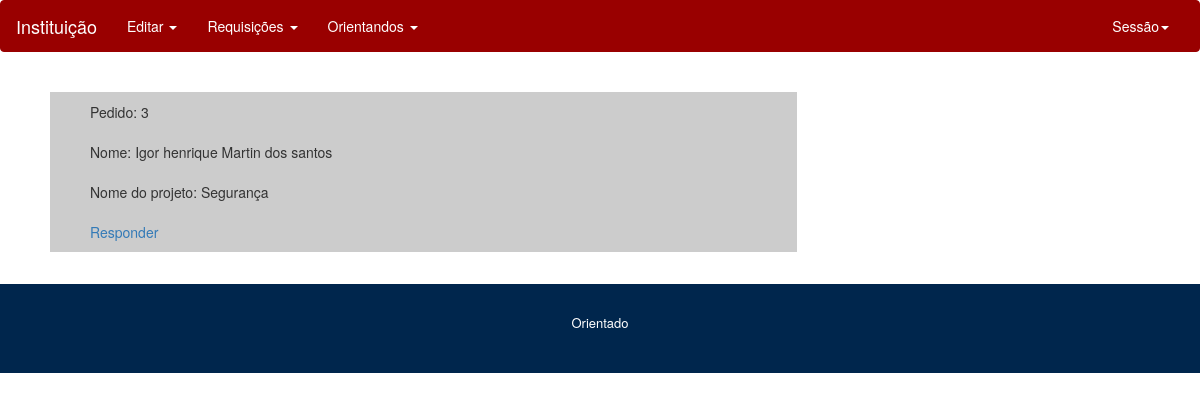
The app's page /pag_docentes/home.php?link=crud/listarpedidos.php&op=r (signed in) with its own data.
### tables this page shows
CREATE TABLE IF NOT EXISTS `vinculos` (
  `id` int(11) NOT NULL AUTO_INCREMENT,
  `alunos_ra` varchar(15) DEFAULT NULL,
  `data` date DEFAULT NULL,
  `status` tinyint(1) DEFAULT NULL,
  `resposta` varchar(2000) DEFAULT NULL,
  `idpedido` int(11) NOT NULL,
  PRIMARY KEY (`id`),
  KEY `fk_vinculos_pedido1_idx` (`idpedido`)
);

CREATE TABLE IF NOT EXISTS `pedido` (
  `idpedido` int(11) NOT NULL AUTO_INCREMENT,
  `ra` varchar(45) DEFAULT NULL,
  `nome` varchar(70) DEFAULT NULL,
  `data` date DEFAULT NULL,
  `nomeprojeto` varchar(120) DEFAULT NULL,
  `mensagem` varchar(2000) DEFAULT NULL,
  `doc` varchar(100) DEFAULT NULL,
  `users_id` int(11) NOT NULL,
  `email` varchar(100) DEFAULT NULL,
  `status` int(11) DEFAULT NULL,
  PRIMARY KEY (`idpedido`),
  KEY `fk_pedido_users1_idx` (`users_id`)
);

### DAO/PedidoDAO.php (called while the page is built, shortened)
<?php
Class PedidoDAO{
     public function listapedidos($status,$iddocente){
        $conn = Conexao::getconexao();
        $i = 0;
        try {
                if($status == "p"){
                     $sql  = "select * from pedido where status = 0 and users_id = '$iddocente'";
                }  else {
                    if($status == "r"){
                        $sql  = "select *, v.status as vstatus, p.status as pstatus from pedido p, vinculos v where p.idpedido = v.idpedido and v.status = false and p.users_id = '$iddocente'";
                    }else{
                        $sql  = "select * from pedido p, vinculos v where p.idpedido = v.idpedido and v.status = true and p.users_id = '$iddocente'";
                    }
                }
                $stmt = $conn->query($sql);
                $lista = array();
                $query = $stmt->fetchAll(PDO::FETCH_ASSOC);
                foreach($query as $dados){
                    $pedido = new Pedido();
                    $alu = new Aluno();
                    $alu->setEmail($dados['email']);
                    $alu->setNome($dados['nome']);
                    $alu->setRa($dados['ra']);
                    $doc = new Docente();
                    $doc->setId($dados['users_id']);
                    $pedido->setIdpedido($dados['idpedido']);
                    $pedido->setFile($dados['doc']);
                    $pedido->setAluno($alu);
                    $pedido->setDocente($doc);
                    $pedido->setData($dados['data']);
                    $pedido->setMensagem($dados['mensagem']);
                    $pedido->setNomeProjeto($dados['nomeprojeto']);
                    $lista[$i++] = $pedido;
                }
               if($stmt->rowCount() > 0){
                    return $lista;
                }else{
                    return false;
                }
        }  catch (Exception $e){
            echo $e->getMessage();
            return false;
        }
    }
}

### controlador/Contr_Pedido.php (called while the page is built, shortened)
<?php
include_once '/classe/Pedido.php';
include_once '/classe/Aluno.php';
include_once '/DAO/PedidoDAO.php';
include_once '../classe/Pedido.php';
include_once '../classe/Aluno.php';
include_once '../DAO/PedidoDAO.php';
Class Contr_Pedido{
    private $PedidoDAO;
    private $listaPedidos;
    public function __construct() {
        $this->PedidoDAO = new PedidoDAO();
    }
    function getListaPedidos() {
        return $this->listaPedidos;
    }
    function  listarpedidos($status,$idpedido){
       $this->listaPedidos = $this->PedidoDAO->listapedidos($status,$idpedido);
       if($this->listaPedidos != false){
           return true;
       }else{
           return false;
       }
    }
}

### classe/Pedido.php (called while the page is built, shortened)
<?php
Class Pedido{
    private $idpedido;
    private $nomeProjeto;
    private $aluno;
    function __construct() {
        $this->aluno = new Aluno();
    }
    function getIdpedido() {
        return $this->idpedido;
    }
    function setIdpedido($idpedido) {
        $this->idpedido = $idpedido;
    }
    function getNomeProjeto() {
        return $this->nomeProjeto;
    }
    function getAluno() {
        return $this->aluno;
    }
    function setNomeProjeto($nomeProjeto) {
        $this->nomeProjeto = $nomeProjeto;
    }
    function setAluno($aluno) {
        $this->aluno = $aluno;
    }
}
?>

### classe/Aluno.php (called while the page is built, shortened)
<?php
Class Aluno {
    private $nome;
    function getNome() {
        return $this->nome;
    }
    function setNome($nome) {
        $this->nome = $nome;
    }
}

### pag_docentes/crud/listarpedidos.php (the view)
<?php
include_once '../controlador/Contr_Pedido.php';
$iddocente = $_SESSION['login']['id'];
$controladorpedido = new Contr_Pedido();
$result = $controladorpedido->listarpedidos($_GET['op'], $iddocente);
?>
<div class="container">
    <div class="row " id="lista-pedidos">
    <?php
        if($result){
            foreach ($controladorpedido->getListaPedidos() as $pedido){
    ?>
        <div class="col-md-8 box-pedido" >
            <div class="col-md-8">Pedido: <?php echo $pedido->getIdpedido() ?></div>
            <div class="col-md-8">Nome: <?php echo $pedido->getAluno()->getNome(); ?></div>
            <div class="col-md-8">Nome do projeto: <?php echo $pedido->getNomeProjeto(); ?></div>
            <div class="col-md-8"><a href="?link=crud/dadospedidos.php&id=<?php echo $pedido->getIdpedido() ?>">Responder</a></div>
        </div>
    <?php
            }}else{
            echo "Nenhum pedido Pendente";
        }
    ?>
    </div>
</div>

### css/igor.css (style rules this page uses)
.box-pedido { background:#ccc; }
#lista-pedidos { margin:10px; }
div#lista-pedidos div { margin:10px; }
div#lista-pedidos a { text-decoration:none; }

### records on screen
vinculos: idpedido "3", idpedido.nome "Igor henrique Martin dos santos", idpedido.nomeprojeto "Segurança"
